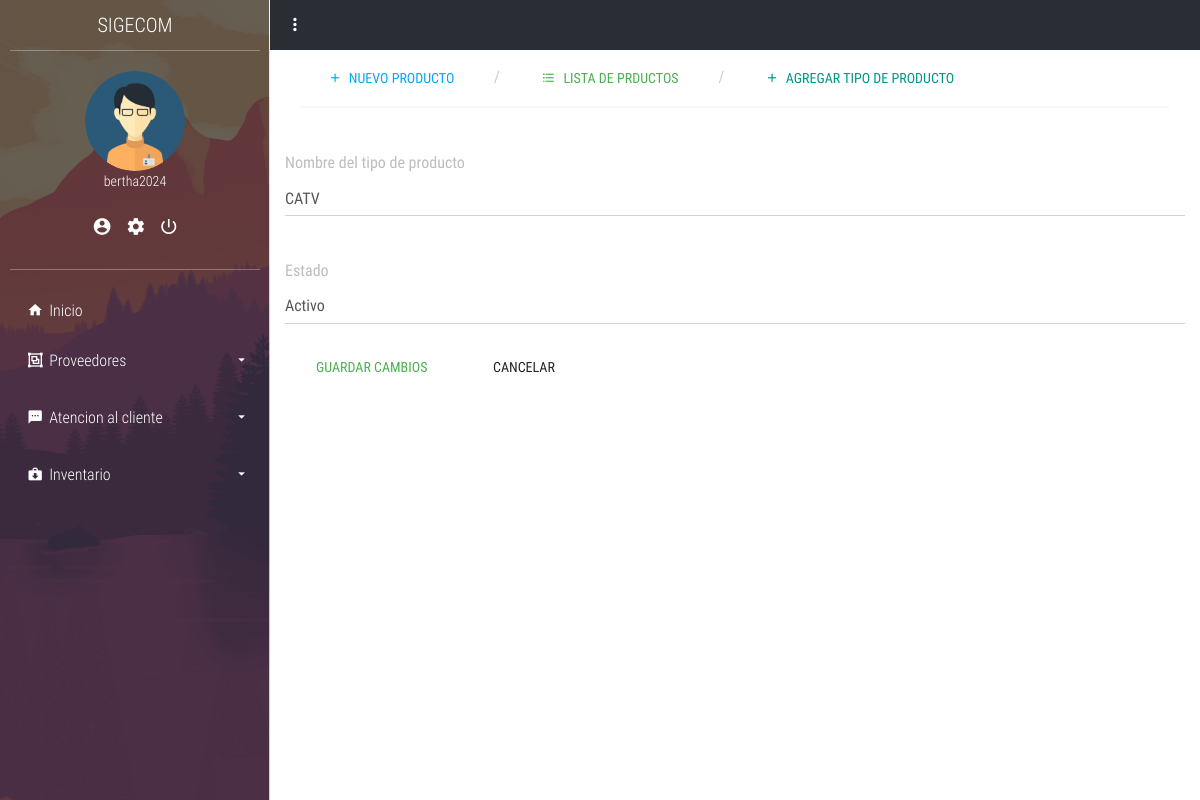
Screenshot of /inventario/productos/editar_tipo_producto.php?id_tipo_producto=1 (signed in) with the database file from the repository.
### tables this page shows
CREATE TABLE IF NOT EXISTS `usuario` (
  `ID_usuario` int NOT NULL AUTO_INCREMENT,
  `id_personal` int DEFAULT NULL,
  `Nombre_usuario` varchar(50) NOT NULL,
  `Correo` varchar(250) DEFAULT NULL,
  `password` varchar(100) NOT NULL,
  `ID_tipousuario` int DEFAULT NULL,
  `Estado` int DEFAULT '1',
  `confirmado` int NOT NULL DEFAULT '0',
  `codigo` varchar(4) DEFAULT NULL,
  `token` int DEFAULT NULL,
  `fecha` timestamp NOT NULL,
  PRIMARY KEY (`ID_usuario`),
  KEY `ID_tipousuario` (`ID_tipousuario`),
  KEY `id_Personal` (`id_personal`)
);

CREATE TABLE IF NOT EXISTS `tipo_producto` (
  `ID_tipo_producto` int NOT NULL AUTO_INCREMENT,
  `Nom_producto` varchar(100) NOT NULL,
  `Estado` int DEFAULT '1',
  PRIMARY KEY (`ID_tipo_producto`)
);

### app/config.php (called while the page is built, shortened)
<?php
$URL = "http://localhost/sigecom/";

### layout/sesion.php (called while the page is built, shortened)
<?php
if (isset($_SESSION['sesion_usuario'])) {
    $nombre_usuario_sesion = $_SESSION['sesion_usuario'];
    $sql = "SELECT u.ID_usuario, u.Nombre_usuario, u.ID_tipousuario, tu.Nombre_tipousuario as rol, p.ID_cargo, u.Correo
            FROM usuario as u
            INNER JOIN tipo_usuario as tu ON u.ID_tipousuario = tu.ID_tipousuario
            INNER JOIN personal as p ON u.id_personal = p.ID_personal
            WHERE Nombre_usuario = :nombre_usuario_sesion";
    $query = $pdo->prepare($sql);
    $query->execute(['nombre_usuario_sesion' => $nombre_usuario_sesion]);
    $usuarios = $query->fetchAll(PDO::FETCH_ASSOC);
    foreach ($usuarios as $usuario) {
        $nombres_sesion = $usuario['Nombre_usuario'];
        $rol_sesion = $usuario['rol'];
    }
} else {
    echo "no existe sesion";
    header('Location: ' . $URL . '/login');
}

### inventario/productos/editar_tipo_producto.php (the view, shortened to what this page needs)
<?php
$id_tipo_producto = isset($_GET['id_tipo_producto']) ? $_GET['id_tipo_producto'] : 0;
include ('../../app/config.php');
include ('../../layout/sesion.php');
include ('../../layout/parte1.php');
?>
<div class="container-fluid">
<?php include ('layout/parte1.php');?>
<?php
$consulta_tipo_producto = $pdo->prepare("SELECT Nom_producto, Estado FROM tipo_producto WHERE ID_tipo_producto = :id_tipo_producto");
$consulta_tipo_producto->execute([':id_tipo_producto' => $id_tipo_producto]);
$fila = $consulta_tipo_producto->fetch(PDO::FETCH_ASSOC);
?>
<form id="editarFormTipoProducto<?php echo $id_tipo_producto; ?>" action="<?php echo $URL; ?>/app/controllers/inventario/productos/editar_tipo_producto.php" method="post">
    <div class="form-group">
        <label for="nombre-tipo-<?php echo $id_tipo_producto; ?>">Nombre del tipo de producto</label>
        <input type="text" class="form-control" id="nombre-tipo-<?php echo $id_tipo_producto; ?>" name="nombre-reg" value="<?php echo htmlspecialchars($fila['Nom_producto']); ?>" required>
    </div>
    <div class="form-group">
        <label for="estado-tipo-<?php echo $id_tipo_producto; ?>">Estado</label>
        <select class="form-control" id="estado-tipo-<?php echo $id_tipo_producto; ?>" name="estado-reg">
            <option value="1" <?php echo $fila['Estado'] == 1 ? 'selected' : ''; ?>>Activo</option>
        </select>
    </div>
    <button type="submit" class="btn btn-success">Guardar Cambios</button>
    <a href="javascript:window.history.back();" class="btn btn-default">Cancelar</a>
</form>
</div>

### layout/parte1.php (shortened to what this page needs)
<!DOCTYPE html>
<html lang="es">
<head>
	<link rel="stylesheet" href="<?php echo $URL; ?>/plant/css/main.css">
</head>
<body>
	<section class="full-box cover dashboard-sideBar">
		<div class="full-box dashboard-sideBar-ct">
			<div class="full-box text-uppercase text-center text-titles dashboard-sideBar-title">
				SIGECOM <i class="zmdi zmdi-close btn-menu-dashboard visible-xs"></i>
			</div>
			<div class="full-box dashboard-sideBar-UserInfo">
				<figure class="full-box">
					<img src="<?php echo $URL; ?>/plant/assets/avatars/AdminMaleAvatar.png" alt="UserIcon">
					<figcaption class="text-center text-titles"><?php echo $nombres_sesion; ?></figcaption>
				</figure>
				<ul class="full-box list-unstyled text-center">
					<li>
						<a href="<?php echo $URL; ?>/my_data" title="Mis datos">
							<i class="zmdi zmdi-account-circle"></i>
						</a>
					</li>
					<li>
						<a href="<?php echo $URL; ?>/my_account" title="Mi cuenta">
							<i class="zmdi zmdi-settings"></i>
						</a>
					</li>
					<li>
    <a href="#" title="Cerrar Sesión" onclick="confirmacionCerrarSesion(event)">
        <i class="zmdi zmdi-power"></i>
    </a>
</li>
				</ul>
			</div>
			<ul class="list-unstyled full-box dashboard-sideBar-Menu">
				<li>
					<a href="<?php echo $URL; ?>/home.php">
						<i class="zmdi zmdi-home zmdi-hc-fw"></i> Inicio
					</a>
				</li>
				<?php if ($rol_sesion !== "tecnico"): ?>
				<li>
					<a href="#!" class="btn-sideBar-SubMenu">
						<i class="zmdi zmdi-group zmdi-hc-fw"></i> Proveedores <i class="zmdi zmdi-caret-down pull-right"></i>
					</a>
					<ul class="list-unstyled full-box">
					</ul>
				</li>
<?php endif; ?>
				<?php if ($rol_sesion !== "tecnico"): ?>
				<li>
					<a href="#!" class="btn-sideBar-SubMenu">
						<i class="zmdi zmdi-comment-more zmdi-hc-fw"></i> Atencion al cliente<i class="zmdi zmdi-caret-down pull-right"></i>
					</a>
					<ul class="list-unstyled full-box">
					</ul>
				</li>
				<?php endif; ?>
				<?php if ($rol_sesion !== "tecnico"): ?>
				<li>
					<a href="#!" class="btn-sideBar-SubMenu">
						<i class="zmdi zmdi-case-download zmdi-hc-fw"></i> Inventario <i class="zmdi zmdi-caret-down pull-right"></i>
					</a>
					<ul class="list-unstyled full-box">
					</ul>
				</li>
				<?php endif; ?>
			</ul>
		</div>
	</section>
	<section class="full-box dashboard-contentPage">
		<nav class="full-box dashboard-Navbar">
			<ul class="full-box list-unstyled text-right">
				<li class="pull-left">
					<a href="#!" class="btn-menu-dashboard"><i class="zmdi zmdi-more-vert"></i></a>
				</li>
			</ul>
		</nav>
</body>
</html>

### plant/css/main.css (style rules this page uses)
body, html { background-color: #fff; width: 100%; height: 100%; margin: 0; padding: 0; position: relative; font-size: 16px; font-family: 'RobotoCondensed'; overflow: hidden; }
.full-box { margin: 0; padding: 0; width: 100%; box-sizing: border-box; }
.cover { background: 50% 50% no-repeat; background-size: cover; }
.text-titles { font-family: 'RobotoCondensedLight' }
.dashboard-sideBar, .dashboard-contentPage { position: absolute; top: 0; height: 100%; transition: all .3s ease-in-out; }
.dashboard-sideBar, .dashboard-sideBar-ct { width: 270px; }
.dashboard-sideBar { left: 0; z-index: 2; background-image: url('../assets/img/sideBar.png'); border-right: 1px solid rgba(255, 255, 255, .7); overflow: hidden; }
.dashboard-sideBar-ct { position: relative; height: 100%; background-color: rgba(42, 45, 52, 0.7); padding: 0 10px; padding-bottom: 30px; }
.dashboard-sideBar-title, .dashboard-sideBar-title > i { height: 50px; line-height: 50px; color: #fff; font-size: 20px; }
.dashboard-sideBar-title { position: relative; }
.dashboard-sideBar-UserInfo { border-top: 1px solid rgba(255, 255, 255, .3); border-bottom: 1px solid rgba(255, 255, 255, .3); color: #fff; font-size: 14px; padding: 20px 0; }
.dashboard-sideBar-UserInfo figure img { width: 100px; height: 100px; border-radius: 100%; display: block; margin: 0 auto; }
.dashboard-sideBar-UserInfo ul { margin-top: 15px; }
.dashboard-sideBar-UserInfo ul > li, .dashboard-sideBar-UserInfo ul > li > a { display: inline-block; color: #fff; }
.dashboard-sideBar-UserInfo ul > li > a { outline: none; font-size: 20px; padding: 7px; transition: all .3s ease-in-out; }
.dashboard-sideBar-Menu { padding-top: 15px; }
.dashboard-sideBar-Menu > li, .dashboard-sideBar-Menu > li > a, .dashboard-sideBar-Menu > li > ul > li, .dashboard-sideBar-Menu > li > ul > li > a { line-height: 50px; font-family: "RobotoCondensedLight"; display: block; color: #fff; text-decoration: none; border-radius: 4px; transition: all .3s ease-in-out; position: relative; }
.dashboard-sideBar-Menu > li > a > i.zmdi-caret-down { line-height: 50px; transition: all .3s ease-in-out; }
.dashboard-sideBar-Menu > li > a { padding: 0 15px; box-sizing: border-box; height: 50px; outline: none; }
.dashboard-sideBar-Menu > li > ul { position: relative; padding-top: 7px; height: 0; overflow: hidden; }
.dashboard-contentPage { right: 0; z-index: 1; padding-left: 270px; }
.dashboard-Navbar, .dashboard-Navbar > ul, .dashboard-Navbar > ul >li, .dashboard-Navbar > ul > li > a { height: 50px; line-height: 50px; }
.dashboard-Navbar > ul > li > a { outline: none; }
.dashboard-Navbar { background-color: #2A2D34; overflow: hidden; }
.dashboard-Navbar > ul >li, .dashboard-Navbar > ul > li > a { display: inline-block; width: 50px; text-align: center; color: #fff; margin: 0; padding: 0; font-size: 20px; transition: all .3s ease-in-out; position: relative; }

### inventario/productos/editar_tipo_producto.php (style rules this page uses)
body { display: flex; align-items: center; justify-content: center; }

### rows the page displays
usuario: Nombre_usuario "bertha2024"
tipo_producto: nombre-reg "CATV", estado-reg "Activo"
